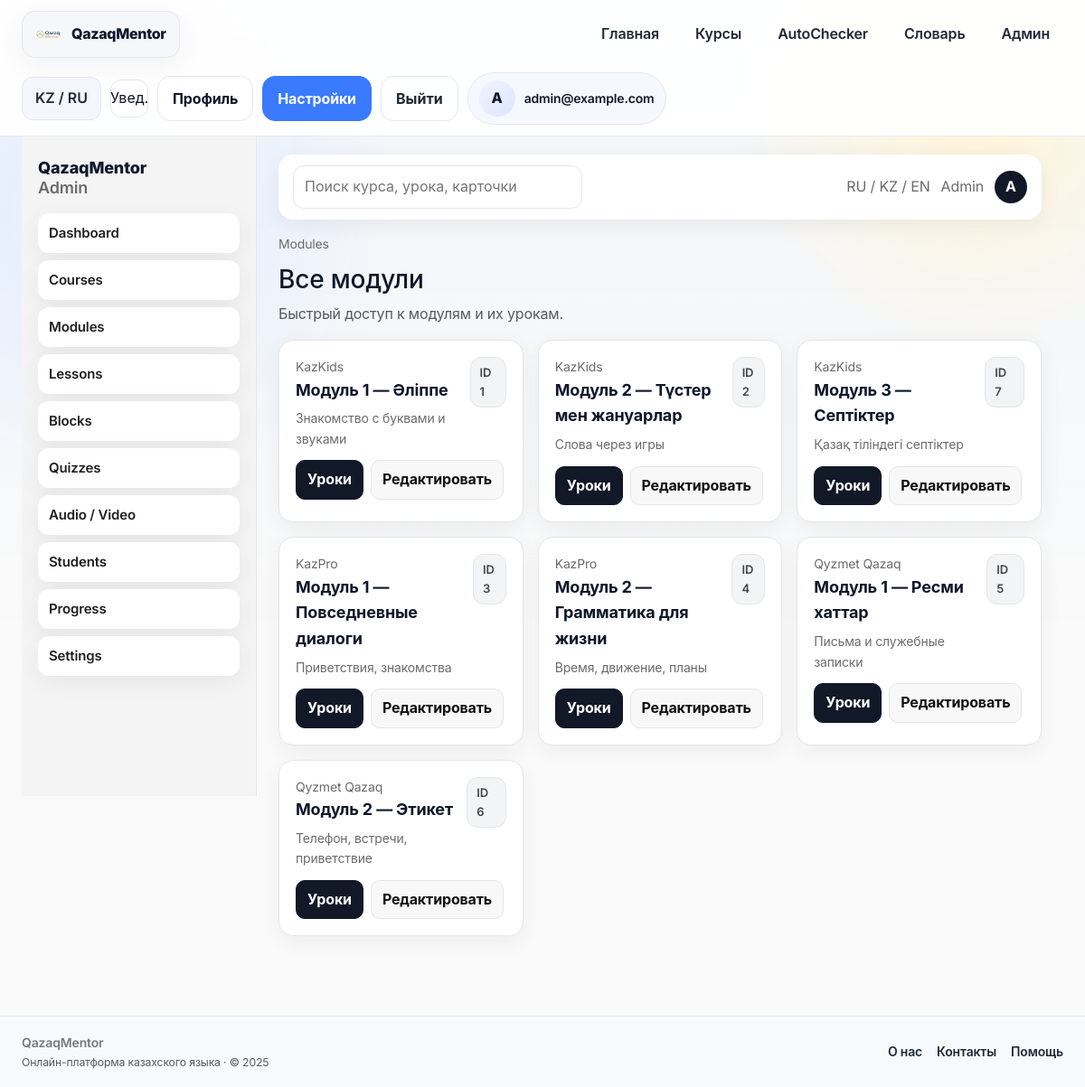
/admin/modules (signed in), run on the app's committed database.
### app/models/__init__.py (models this page shows, shortened)
class User(Base):
    __tablename__ = "users"
    __allow_unmapped__ = True
    id = Column(Integer, primary_key=True, index=True)
    email = Column(String, unique=True, index=True, nullable=False)
    hashed_password = Column(String, nullable=False)
    age = Column(Integer, nullable=False)
    target = Column(String, nullable=False)  # school / general / business
    daily_minutes = Column(Integer, nullable=False, default=10)
    level = Column(String, nullable=True)
    role = Column(String, nullable=False, default="user")
    created_at = Column(DateTime, server_default=func.now(), nullable=False)
    placements: List["PlacementTestResult"] = relationship(
        "PlacementTestResult", back_populates="user", cascade="all, delete-orphan"
    )
    progresses: List["UserProgress"] = relationship(
        "UserProgress", back_populates="user", cascade="all, delete-orphan"
    )

class Module(Base):
    __tablename__ = "modules"
    __allow_unmapped__ = True
    id = Column(Integer, primary_key=True, index=True)
    course_id = Column(Integer, ForeignKey("courses.id"), nullable=False)
    name = Column(String, nullable=False)
    order = Column(Integer, nullable=False, default=1)
    description = Column(Text, nullable=True)
    course: "Course" = relationship("Course", back_populates="modules")
    lessons: List["Lesson"] = relationship(
        "Lesson", back_populates="module", cascade="all, delete-orphan", order_by="Lesson.order"
    )

class Course(Base):
    __tablename__ = "courses"
    __allow_unmapped__ = True
    id = Column(Integer, primary_key=True, index=True)
    slug = Column(String, unique=True, nullable=False)
    name = Column(String, nullable=False)
    description = Column(Text, nullable=False)
    audience = Column(String, nullable=False)  # kids / adult / gov
    modules: List["Module"] = relationship(
        "Module", back_populates="course", cascade="all, delete-orphan", order_by="Module.order"
    )

### app/routers/admin.py (the view)
@router.get("/modules")
async def modules_all(request: Request, db: Session = Depends(get_db)):
    modules = (
        db.query(models.Module)
        .options(selectinload(models.Module.course))
        .order_by(models.Module.course_id, models.Module.order)
        .all()
    )
    return render_template(request, "admin/modules_all.html", {"modules": modules})

### app/templates/admin/modules_all.html
{% extends "admin/admin_base.html" %}
{% block admin_content %}
<div class="admin-breadcrumbs">Modules</div>
<h3 class="mb-2">Все модули</h3>
<p class="text-muted mb-3">Быстрый доступ к модулям и их урокам.</p>
<div class="admin-grid">
    {% for module in modules %}
    <div class="admin-card">
        <div class="d-flex justify-content-between align-items-start">
            <div>
                <div class="admin-card__meta">{{ module.course.name if module.course else "Course" }}</div>
                <div class="admin-card__title">Модуль {{ module.order }} — {{ module.name }}</div>
                <div class="admin-card__meta">{{ module.description or "Описание не заполнено" | truncate(120) }}</div>
            </div>
            <span class="badge-pill">ID {{ module.id }}</span>
        </div>
        <div class="admin-actions">
            <a class="admin-btn primary" href="/admin/module/{{ module.id }}/lessons">Уроки</a>
            <a class="admin-btn" href="/admin/module/{{ module.id }}/edit">Редактировать</a>
        </div>
    </div>
    {% else %}
    <div class="text-muted">Модулей нет.</div>
    {% endfor %}
</div>
{% endblock %}

### app/templates/admin/admin_base.html
{% extends "base.html" %}
{% block content %}
<link rel="stylesheet" href="{{ url_for('static', path='css/admin.css') }}?v=1">
<div class="admin-layout">
    <aside class="admin-sidebar">
        <div class="admin-sidebar__brand">QazaqMentor<br><span>Admin</span></div>
        <nav class="admin-nav">
            <a href="/admin" class="admin-nav__item">Dashboard</a>
            <a href="/admin/courses" class="admin-nav__item">Courses</a>
            <a href="/admin/modules" class="admin-nav__item">Modules</a>
            <a href="/admin/lessons" class="admin-nav__item">Lessons</a>
            <a href="/admin/blocks" class="admin-nav__item">Blocks</a>
            <a href="/admin/quizzes" class="admin-nav__item">Quizzes</a>
            <a href="/admin/media" class="admin-nav__item">Audio / Video</a>
            <a href="/admin/students" class="admin-nav__item">Students</a>
            <a href="/admin/progress" class="admin-nav__item">Progress</a>
            <a href="/admin/settings" class="admin-nav__item">Settings</a>
        </nav>
    </aside>
    <div class="admin-main">
        <div class="admin-topbar">
            <form class="admin-search" action="/admin/search" method="get">
                <input type="search" name="q" placeholder="Поиск курса, урока, карточки" />
            </form>
            <div class="admin-topbar__actions">
                <div class="admin-lang">RU / KZ / EN</div>
                <div class="admin-role">Admin</div>
                <div class="admin-profile">{{ (user.email if user else "A")[:1]|upper }}</div>
            </div>
        </div>
        <div class="admin-content">
            {% block admin_content %}{% endblock %}
        </div>
    </div>
</div>
{% endblock %}

### app/templates/base.html (shortened to what this page needs)
<!DOCTYPE html>
<html lang="kk">
<head>
    <link href="https://cdn.jsdelivr.net/npm/bootstrap@5.3.3/dist/css/bootstrap.min.css" rel="stylesheet">
    <link rel="stylesheet" href="{{ url_for('static', path='css/main.css') }}?v=qm2">
</head>
<body>
{% set current_user = request.state.user or (user if user is defined else None) %}
{% set current_path = request.url.path if request and request.url else '' %}
<header class="app-nav">
    <div class="page-shell nav-inner">
        <a href="/" class="brand-mark">
            <img src="{{ url_for('static', path='img/logo.png') }}" alt="QazaqMentor">
            <span>QazaqMentor</span>
        </a>
        <nav class="nav-links">
            <a class="nav-link {% if current_path == '/' %}active{% endif %}" href="/">Главная</a>
            <a class="nav-link {% if '/courses' in current_path %}active{% endif %}" href="/courses">Курсы</a>
            <a class="nav-link {% if '/autochecker' in current_path %}active{% endif %}" href="/autochecker">AutoChecker</a>
            <a class="nav-link {% if '/vocabulary' in current_path or '/dictionary' in current_path %}active{% endif %}" href="/vocabulary">Словарь</a>
            {% if current_user and current_user.is_admin %}
            <a class="nav-link" href="/admin">Админ</a>
            {% endif %}
        </nav>
        <div class="nav-actions">
            <button class="nav-chip" type="button">KZ / RU</button>
            <button class="icon-button" type="button" aria-label="Уведомления">Увед.</button>
            {% if current_user %}
                <a class="btn btn-outline-dark" href="/profile">Профиль</a>
                <a class="btn btn-primary" href="/settings">Настройки</a>
                <form action="/logout" method="post" class="m-0">
                    <button type="submit" class="btn btn-ghost">Выйти</button>
                </form>
                <div class="profile-chip">
                    <div class="avatar">{{ current_user.email[0]|upper }}</div>
                    <div class="fw-semibold small">{{ current_user.full_name or current_user.email }}</div>
                </div>
            {% else %}
                <a class="btn btn-outline-dark" href="/login">Войти</a>
                <a class="btn btn-primary" href="/signup">Регистрация</a>
            {% endif %}
        </div>
    </div>
</header>
<main class="page-body">
    <div class="page-shell">
        {% block content %}{% endblock %}
    </div>
</main>
<footer class="footer-bar mt-5">
    <div class="page-shell d-flex align-items-center justify-content-between flex-wrap gap-3">
        <div>
            <div class="fw-semibold">QazaqMentor</div>
            <div class="small text-muted">Онлайн-платформа казахского языка · © 2025</div>
        </div>
        <div class="d-flex align-items-center gap-3">
            <a href="#">О нас</a>
            <a href="#">Контакты</a>
            <a href="#">Помощь</a>
        </div>
    </div>
</footer>
</body>
</html>

### app/static/css/main.css (style rules this page uses)
:root { --bg: #f7f8fa; --surface: #ffffff; --surface-2: #f0f4ff; --ink: #0f172a; --ink-soft: #1f2937; --muted: #7a7a7a; --border: #e5e7eb; --accent: #3a7afe; --accent-2: #f9d65c; --accent-green: #16b574; --accent-red: #ef4444; --accent-amber: #f59e0b; --radius-lg: 18px; --radius-md: 14px; --radius-sm: 10px; --shadow-soft: 0 24px 80px rgba(17, 24, 39, 0.08); --shadow-sm: 0 10px 30px rgba(15, 23, 42, 0.05); --shadow-press: 0 8px 18px rgba(58, 122, 254, 0.28); --gradient-hero: linear-gradient(135deg, #e9f0ff 0%, #fff 58%, #f9d65c22 100%); --gradient-card: linear-gradient(145deg, #f9fbff 0%, #eef2ff 100%); }
* { box-sizing: border-box; }
body { background: var(--bg); color: var(--ink); font-family: "Inter", "Manrope", "SF Pro Display", -apple-system, system-ui, sans-serif; line-height: 1.6; letter-spacing: -0.01em; min-height: 100vh; }
a { color: inherit; text-decoration: none; }
img { max-width: 100%; display: block; }
.container, .page-shell { max-width: 1220px; margin: 0 auto; padding: 0 24px; }
main, header, footer { position: relative; z-index: 1; }
.app-nav { position: sticky; top: 0; z-index: 100; background: rgba(255, 255, 255, 0.92); backdrop-filter: blur(18px); border-bottom: 1px solid rgba(229, 231, 235, 0.8); padding: 12px 0; }
.nav-inner { display: flex; align-items: center; justify-content: space-between; gap: 16px; flex-wrap: wrap; }
.brand-mark { display: inline-flex; align-items: center; gap: 10px; padding: 10px 14px; border-radius: var(--radius-md); background: #f5f7fb; border: 1px solid var(--border); box-shadow: var(--shadow-sm); font-weight: 800; letter-spacing: -0.02em; color: var(--ink); }
.brand-mark img { height: 30px; width: 30px; object-fit: contain; }
.nav-links { display: flex; align-items: center; gap: 10px; flex-wrap: wrap; }
.nav-link { padding: 10px 14px; border-radius: 12px; font-weight: 600; color: var(--ink-soft); border: 1px solid transparent; transition: all 0.18s ease; }
.nav-actions { display: flex; align-items: center; gap: 10px; }
.nav-chip, .btn-ghost, .brand-chip { padding: 10px 14px; border-radius: 12px; border: 1px solid var(--border); background: #f4f6fb; font-weight: 600; color: var(--ink-soft); transition: all 0.16s ease; }
.icon-button { width: 42px; height: 42px; display: inline-flex; align-items: center; justify-content: center; border-radius: 12px; border: 1px solid var(--border); background: #fff; color: var(--ink); transition: all 0.16s ease; }
.avatar, .profile-pill { width: 40px; height: 40px; border-radius: 50%; background: linear-gradient(135deg, #f0f4ff, #dce6ff); display: inline-flex; align-items: center; justify-content: center; font-weight: 800; color: var(--ink); }
.profile-chip { display: inline-flex; align-items: center; gap: 10px; padding: 8px 12px; border-radius: 999px; background: #f6f8ff; border: 1px solid var(--border); }
.btn, .cta-primary, .cta-secondary, .auth-btn, .gray-btn, .placement-btn, .vocab-arrow, .vocab-arrow:focus-visible { border-radius: 14px; font-weight: 700; border: 1px solid transparent; transition: all 0.18s ease; box-shadow: none; }
.btn, .auth-btn, .gray-btn, .placement-btn { padding: 12px 16px; }
.btn-primary, .btn-outline-dark:active, .btn-outline-primary { background: var(--accent); color: #fff; border-color: var(--accent); }
.btn-outline-dark, .btn-outline-secondary, .btn-outline-primary, .btn-light, .btn-outline-light, .btn-outline-dark:focus { background: #fff; color: var(--ink); border: 1px solid var(--border); }
.btn-ghost { background: transparent; color: var(--ink-soft); border-color: var(--border); }
.footer-bar { background: #f7f9fd; border-top: 1px solid #e5e7eb; padding: 18px 0; font-size: 14px; color: var(--muted); }
.footer-bar a { color: var(--ink-soft); font-weight: 600; }

### data on the page
User: email "A", email "admin@example.com"
Module: course "KazKids", order "1", name "Әліппе", description "Знакомство с буквами и звуками", id "1"
Module: course "KazKids", order "2", name "Түстер мен жануарлар", description "Слова через игры", id "2"
Module: course "KazKids", order "3", name "Септіктер", description "Қазақ тіліндегі септіктер", id "7"
Module: course "KazPro", order "1", name "Повседневные диалоги", description "Приветствия, знакомства", id "3"
Module: course "KazPro", order "2", name "Грамматика для жизни", description "Время, движение, планы", id "4"
Module: course "Qyzmet Qazaq", order "1", name "Ресми хаттар", description "Письма и служебные записки", id "5"
Module: course "Qyzmet Qazaq", order "2", name "Этикет", description "Телефон, встречи, приветствие", id "6"
